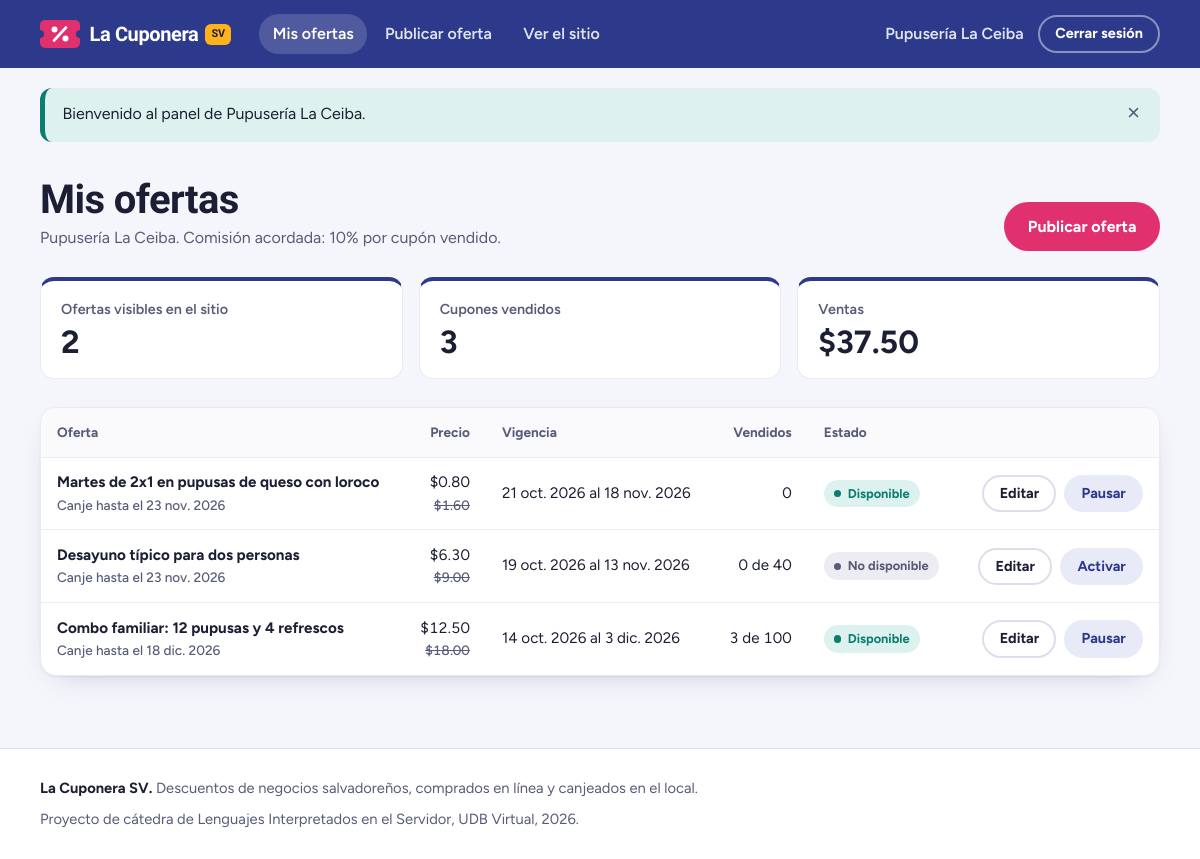
The app's page /empresa (signed in) with its own data.
### tables this page shows
CREATE TABLE empresas (
    id                  INT UNSIGNED NOT NULL AUTO_INCREMENT,
    nombre              VARCHAR(150) NOT NULL,
    nit                 CHAR(17)     NOT NULL COMMENT 'formato 0000-000000-000-0',
    direccion           VARCHAR(255) NOT NULL,
    telefono            CHAR(9)      NOT NULL COMMENT 'formato 0000-0000',
    correo              VARCHAR(120) NOT NULL,
    usuario             VARCHAR(30)  NOT NULL,
    contrasena          VARCHAR(255) NOT NULL,
    estado              ENUM('pendiente', 'aprobada', 'rechazada') NOT NULL DEFAULT 'pendiente',
    porcentaje_comision DECIMAL(5,2) NULL COMMENT 'se fija al aprobar la solicitud',
    motivo_rechazo      VARCHAR(255) NULL,
    revisado_por        INT UNSIGNED NULL,
    revisado_en         DATETIME     NULL,
    creado_en           DATETIME     NOT NULL DEFAULT CURRENT_TIMESTAMP,
    PRIMARY KEY (id),
    UNIQUE KEY uq_empresa_nit (nit),
    UNIQUE KEY uq_empresa_correo (correo),
    UNIQUE KEY uq_empresa_usuario (usuario),
    KEY idx_empresa_estado (estado),
    CONSTRAINT fk_empresa_revisor FOREIGN KEY (revisado_por)
        REFERENCES administradores (id) ON DELETE SET NULL,
    CONSTRAINT chk_empresa_comision CHECK (porcentaje_comision IS NULL OR (porcentaje_comision > 0 AND porcentaje_comision <= 100))
);

CREATE TABLE ofertas (
    id                 INT UNSIGNED  NOT NULL AUTO_INCREMENT,
    empresa_id         INT UNSIGNED  NOT NULL,
    titulo             VARCHAR(150)  NOT NULL,
    precio_regular     DECIMAL(10,2) NOT NULL,
    precio_oferta      DECIMAL(10,2) NOT NULL,
    fecha_inicio       DATE          NOT NULL,
    fecha_fin          DATE          NOT NULL,
    fecha_limite_canje DATE          NOT NULL,
    cantidad_cupones   INT UNSIGNED  NULL COMMENT 'NULL = sin límite',
    descripcion        TEXT          NOT NULL,
    estado             ENUM('disponible', 'no disponible') NOT NULL DEFAULT 'disponible',
    creado_en          DATETIME      NOT NULL DEFAULT CURRENT_TIMESTAMP,
    actualizado_en     DATETIME      NULL ON UPDATE CURRENT_TIMESTAMP,
    PRIMARY KEY (id),
    KEY idx_oferta_empresa (empresa_id),
    KEY idx_oferta_vigencia (estado, fecha_inicio, fecha_fin),
    CONSTRAINT fk_oferta_empresa FOREIGN KEY (empresa_id)
        REFERENCES empresas (id) ON DELETE CASCADE,
    CONSTRAINT chk_oferta_precios CHECK (precio_oferta > 0 AND precio_oferta < precio_regular),
    CONSTRAINT chk_oferta_fechas CHECK (fecha_fin >= fecha_inicio AND fecha_limite_canje >= fecha_fin)
);

### app/core/helpers.php (called while the page is built, shortened)
<?php
function ruta_base(): string
{
    $carpeta = str_replace('\\', '/', dirname($_SERVER['SCRIPT_NAME'] ?? '/index.php'));
    return rtrim($carpeta, '/');
}
function ruta_actual(): string
{
    if (isset($_GET['r'])) {
        $ruta = (string) $_GET['r'];
    } else {
        $ruta = parse_url($_SERVER['REQUEST_URI'] ?? '/', PHP_URL_PATH) ?: '/';
        $base = ruta_base();
    }
    $ruta = '/' . trim(rawurldecode($ruta), '/');
    return $ruta === '/index.php' ? '/' : $ruta;
}
function url(string $ruta = '/'): string
{
    $ruta = '/' . ltrim($ruta, '/');
    if (URL_AMIGABLES) {
        return ruta_base() . $ruta;
    }
    [$camino, $consulta] = array_pad(explode('?', $ruta, 2), 2, '');
    $enlace = ruta_base() . '/index.php?r=' . ltrim($camino, '/');
    return $consulta === '' ? $enlace : $enlace . '&' . $consulta;
}
function asset(string $archivo): string
{
    $ruta = '/assets/' . ltrim($archivo, '/');
    $version = is_file(RAIZ . $ruta) ? filemtime(RAIZ . $ruta) : 1;
    return ruta_base() . $ruta . '?v=' . $version;
}
function enlace_activo(string $ruta, bool $exacta = false): string
{
    $actual = ruta_actual();
    $activo = $actual === $ruta || (!$exacta && str_starts_with($actual, rtrim($ruta, '/') . '/'));
    return $activo ? ' aria-current="page"' : '';
}
function vista(string $__vista, array $__datos = []): void
{
    extract($__datos, EXTR_SKIP);
    require RAIZ . '/app/views/' . $__vista . '.php';
    require RAIZ . '/app/views/layout/' . ($layout ?? 'base') . '.php';
}
function e($texto): string
{
    return htmlspecialchars((string) $texto, ENT_QUOTES, 'UTF-8');
}
function dinero($monto): string
{
    return '$' . number_format((float) $monto, 2);
}
function porcentaje($valor): string
{
    $texto = number_format((float) $valor, 2);
    return rtrim(rtrim($texto, '0'), '.') . '%';
}
function fecha_corta(?string $fecha): string
{
    $meses = ['ene.', 'feb.', 'mar.', 'abr.', 'may.', 'jun.', 'jul.', 'ago.', 'sept.', 'oct.', 'nov.', 'dic.'];
    $momento = strtotime($fecha);
    return date('j', $momento) . ' ' . $meses[date('n', $momento) - 1] . ' ' . date('Y', $momento);
}

### app/controllers/EmpresaController.php (called while the page is built, shortened)
<?php
class EmpresaController extends Controller
{
    public function panel(): void
    {
        vista('empresa/panel', [
            'titulo' => 'Mis ofertas',
            'empresa' => (new Empresa())->buscarPorId(Auth::id()),
            'ofertas' => (new Oferta())->deEmpresa(Auth::id()),
        ]);
    }
}

### index.php (called while the page is built, shortened)
<?php
require RAIZ . '/app/core/helpers.php';
spl_autoload_register(function ($clase) {
    foreach (['core', 'controllers', 'models'] as $carpeta) {
        $archivo = RAIZ . "/app/$carpeta/$clase.php";
        if (is_file($archivo)) {
            return;
        }
    }
});
$router = new Router();
$router->despachar($_SERVER['REQUEST_METHOD'] ?? 'GET', ruta_actual());

### app/models/Modelo.php (called while the page is built, shortened)
<?php
abstract class Modelo
{
    protected PDO $db;
    public function __construct()
    {
        $this->db = Database::conexion();
    }
    protected function fila(string $sql, array $parametros = []): ?array
    {
        $consulta = $this->db->prepare($sql);
        $consulta->execute($parametros);
        $fila = $consulta->fetch();
        return $fila === false ? null : $fila;
    }
    protected function filas(string $sql, array $parametros = []): array
    {
        $consulta = $this->db->prepare($sql);
        $consulta->execute($parametros);
        return $consulta->fetchAll();
    }
}

### app/core/Database.php (called while the page is built)
<?php
class Database
{
    private static ?PDO $conexion = null;
    public static function conexion(): PDO
    {
        if (self::$conexion === null) {
            $dsn = sprintf('mysql:host=%s;port=%d;dbname=%s;charset=utf8mb4', DB_HOST, DB_PUERTO, DB_NOMBRE);
            self::$conexion = new PDO($dsn, DB_USUARIO, DB_CLAVE, [
                PDO::ATTR_ERRMODE => PDO::ERRMODE_EXCEPTION,
                PDO::ATTR_DEFAULT_FETCH_MODE => PDO::FETCH_ASSOC,
                PDO::ATTR_EMULATE_PREPARES => false,
            ]);
            self::$conexion->exec("SET time_zone = '-06:00'");
        }
        return self::$conexion;
    }
}

### app/models/ModeloUsuario.php (called while the page is built, shortened)
<?php
abstract class ModeloUsuario extends Modelo
{
    protected string $tabla;
    public function buscarPorId(int $id): ?array
    {
        return $this->fila("SELECT * FROM {$this->tabla} WHERE id = ?", [$id]);
    }
}

### app/models/Oferta.php (called while the page is built, shortened)
<?php
class Oferta extends Modelo
{
    public function deEmpresa(int $empresaId): array
    {
        return $this->filas(
            'SELECT o.*, ' . self::VENDIDOS . ' AS vendidos,
                    (SELECT COALESCE(SUM(c.total), 0) FROM compras c WHERE c.oferta_id = o.id) AS ingresos
             FROM ofertas o
             WHERE o.empresa_id = ?
             ORDER BY o.creado_en DESC, o.id DESC',
            [$empresaId]
        );
    }
    public static function situacion(array $oferta): string
    {
        $hoy = date('Y-m-d');
        if ($oferta['estado'] !== 'disponible') {
            return 'pausada';
        }
        return 'disponible';
    }
}

### app/core/Auth.php (called while the page is built, shortened)
<?php
class Auth
{
    public static function usuario(): ?array
    {
        return $_SESSION['usuario'] ?? null;
    }
}

### app/views/empresa/panel.php (the view, shortened to what this page needs)
<?php
$visibles = 0;
$vendidos = 0;
$ventas = 0.0;
foreach ($ofertas as $o) {
    if (Oferta::situacion($o) === 'disponible') {
        $visibles++;
    }
    $vendidos += (int) $o['vendidos'];
    $ventas += (float) $o['ingresos'];
}
$nombresSituacion = [
    'disponible' => 'Disponible',
    'pausada' => 'No disponible',
    'programada' => 'Programada',
    'vencida' => 'Finalizada',
    'agotada' => 'Agotada',
];
?>
<div class="contenedor">
    <header class="encabezado-pagina">
        <div>
            <h1>Mis ofertas</h1>
            <p><?= e($empresa['nombre']) ?>. Comisión acordada: <?= porcentaje($empresa['porcentaje_comision']) ?> por cupón vendido.</p>
        </div>
        <a class="boton boton--primario" href="<?= url('/empresa/ofertas/nueva') ?>">Publicar oferta</a>
    </header>
    <section class="indicadores" aria-label="Resumen de tus ofertas">
        <div class="indicador">
            <p class="indicador__etiqueta">Ofertas visibles en el sitio</p>
            <p class="indicador__valor"><?= $visibles ?></p>
        </div>
        <div class="indicador">
            <p class="indicador__etiqueta">Cupones vendidos</p>
            <p class="indicador__valor"><?= number_format($vendidos) ?></p>
        </div>
        <div class="indicador">
            <p class="indicador__etiqueta">Ventas</p>
            <p class="indicador__valor"><?= dinero($ventas) ?></p>
        </div>
    </section>
    <?php if (!$ofertas): ?>
        <div class="vacio">
            <h2>Todavía no has publicado ofertas</h2>
            <p>Publica la primera: aparece en el sitio en cuanto llega su fecha de inicio.</p>
            <a class="boton boton--primario" href="<?= url('/empresa/ofertas/nueva') ?>">Publicar mi primera oferta</a>
        </div>
    <?php else: ?>
        <div class="tabla-contenedor">
            <table class="tabla">
                <thead>
                    <tr>
                        <th scope="col">Oferta</th>
                        <th scope="col" class="numero">Precio</th>
                        <th scope="col">Vigencia</th>
                        <th scope="col" class="numero">Vendidos</th>
                        <th scope="col">Estado</th>
                        <th scope="col"><span class="sr-only">Acciones</span></th>
                    </tr>
                </thead>
                <tbody>
                    <?php foreach ($ofertas as $oferta): ?>
                        <?php $situacion = Oferta::situacion($oferta); ?>
                        <tr>
                            <td>
                                <span class="tabla__titulo"><?= e($oferta['titulo']) ?></span>
                                <span class="tabla__sub">Canje hasta el <?= fecha_corta($oferta['fecha_limite_canje']) ?></span>
                            </td>
                            <td class="numero">
                                <?= dinero($oferta['precio_oferta']) ?>
                                <span class="tabla__sub"><s><?= dinero($oferta['precio_regular']) ?></s></span>
                            </td>
                            <td><?= fecha_corta($oferta['fecha_inicio']) ?> al <?= fecha_corta($oferta['fecha_fin']) ?></td>
                            <td class="numero">
                                <?= (int) $oferta['vendidos'] ?><?= $oferta['cantidad_cupones'] !== null ? ' de ' . (int) $oferta['cantidad_cupones'] : '' ?>
                            </td>
                            <td><span class="etiqueta etiqueta--<?= $situacion ?>"><?= $nombresSituacion[$situacion] ?></span></td>
                            <td>
                                <div class="acciones">
                                    <a class="boton boton--borde boton--chico" href="<?= url('/empresa/ofertas/' . (int) $oferta['id'] . '/editar') ?>">Editar</a>
                                    <form method="post" action="<?= url('/empresa/ofertas/' . (int) $oferta['id'] . '/estado') ?>">
                                        <button class="boton boton--suave boton--chico" type="submit">
                                            <?= $oferta['estado'] === 'disponible' ? 'Pausar' : 'Activar' ?>
                                        </button>
                                    </form>
                                </div>
                            </td>
                        </tr>
                    <?php endforeach; ?>
                </tbody>
            </table>
        </div>
    <?php endif; ?>
</div>

### app/core/Router.php (shortened to what this page needs)
<?php
class Router
{
    private array $rutas = [];
    private function agregar(string $metodo, string $patron, string $accion): void
    {
        $expresion = '#^' . preg_replace('#\{[a-z_]+\}#', '(\d+)', $patron) . '$#';
        $this->rutas[] = ['metodo' => $metodo, 'expresion' => $expresion, 'accion' => $accion];
    }
    public function despachar(string $metodo, string $ruta): void
    {
        foreach ($this->rutas as $r) {
            if ($r['metodo'] === $metodo && preg_match($r['expresion'], $ruta, $partes)) {
                array_shift($partes);
                [$clase, $funcion] = explode('@', $r['accion']);
                (new $clase())->$funcion(...$partes);
                return;
            }
        }
    }
}

### app/views/partials/nav.php (shortened to what this page needs)
<?php
$cuentaNav = Auth::usuario();
$tipoNav = $cuentaNav['tipo'] ?? null;
$pendientesNav = 0;
?>
<header class="barra">
    <div class="barra__interior contenedor">
        <a class="marca" href="<?= url('/') ?>">
            <img class="marca__icono" src="<?= asset('img/logo.svg') ?>" alt="" width="40" height="28">
            <span>La Cuponera <span class="marca__pais">SV</span></span>
        </a>
        <nav class="menu" id="menu-principal" aria-label="Principal" data-menu>
            <ul class="menu__lista">
                <?php if ($tipoNav === 'administrador'): ?>
                    <li><a href="<?= url('/admin') ?>"<?= enlace_activo('/admin', true) ?>>Resumen</a></li>
                    <li>
                        <a href="<?= url('/admin/solicitudes') ?>"<?= enlace_activo('/admin/solicitudes') ?>>
                            Solicitudes
                            <?php if ($pendientesNav > 0): ?>
                                <span class="contador" aria-label="<?= $pendientesNav ?> pendientes"><?= $pendientesNav ?></span>
                            <?php endif; ?>
                        </a>
                    </li>
                    <li><a href="<?= url('/admin/reportes') ?>"<?= enlace_activo('/admin/reportes') ?>>Reportes</a></li>
                    <li><a href="<?= url('/admin/administradores') ?>"<?= enlace_activo('/admin/administradores') ?>>Administradores</a></li>
                <?php elseif ($tipoNav === 'empresa'): ?>
                    <li><a href="<?= url('/empresa') ?>"<?= enlace_activo('/empresa', true) ?>>Mis ofertas</a></li>
                    <li><a href="<?= url('/empresa/ofertas/nueva') ?>"<?= enlace_activo('/empresa/ofertas/nueva') ?>>Publicar oferta</a></li>
                    <li><a href="<?= url('/') ?>">Ver el sitio</a></li>
                <?php endif; ?>
            </ul>
            <div class="menu__cuenta">
                <?php if ($cuentaNav): ?>
                    <span class="menu__saludo">
                        <?= e($tipoNav === 'empresa' ? $cuentaNav['nombre'] : 'Hola, ' . primer_nombre($cuentaNav['nombre'])) ?>
                    </span>
                    <form method="post" action="<?= url('/salir') ?>">
                        <button class="boton boton--borde-claro boton--chico" type="submit">Cerrar sesión</button>
                    </form>
                <?php else: ?>
                    <a class="menu__enlace-cuenta" href="<?= url('/registro') ?>">Crear cuenta</a>
                    <a class="boton boton--mango boton--chico" href="<?= url('/login') ?>">Iniciar sesión</a>
                <?php endif; ?>
            </div>
        </nav>
    </div>
</header>

### records on screen
empresas: nombre "Pupusería La Ceiba", porcentaje_comision "10%"
ofertas: titulo "Martes de 2x1 en pupusas de queso con loroco", fecha_limite_canje "23 nov. 2026", precio_oferta "$0.80", precio_regular "$1.60", fecha_inicio "21 oct. 2026", fecha_fin "18 nov. 2026", vendidos "0", situacion "Disponible", estado "Pausar"
ofertas: titulo "Desayuno típico para dos personas", fecha_limite_canje "23 nov. 2026", precio_oferta "$6.30", precio_regular "$9.00", fecha_inicio "19 oct. 2026", fecha_fin "13 nov. 2026", vendidos "0", cantidad_cupones "40", estado "No disponible", shows "Activar"
ofertas: titulo "Combo familiar: 12 pupusas y 4 refrescos", fecha_limite_canje "18 dic. 2026", precio_oferta "$12.50", precio_regular "$18.00", fecha_inicio "14 oct. 2026", fecha_fin "3 dic. 2026", vendidos "3", cantidad_cupones "100", situacion "Disponible", estado "Pausar"

### other values on screen
$mensaje['mensaje'] "Bienvenido al panel de Pupusería La Ceiba."
$visibles "2"
$vendidos "3"
dinero($ventas) "$37.50"
